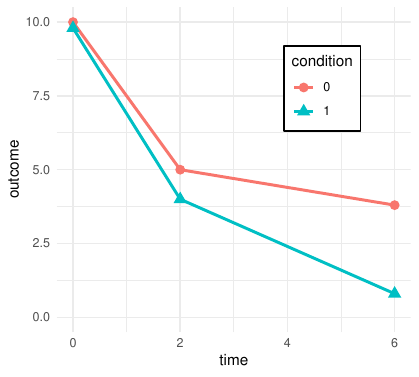

This chart was generated by the following R code:
################################################################################
## EXAMPLE GRAPH PRE, POST, FOLLOW-UP
################################################################################

library(ggplot2)

t <- c(0, 2, 6)
y <- c(10, 9.5, 5, 4, 3, 1)
cond <- 0:1

dat <- data.frame(t=rep(c(0,2,6), each=2), condition=as.factor(0:1), y=c(10, 9.8, 5, 4, 3.8, .8))

ex_plot <- ggplot(data=dat, aes(x=t, y=y, color=condition, shape=condition)) +
        geom_line(linewidth = 1) +
        geom_point(size=3) +
        ylim(c(0, 10)) +
        ylab("outcome") +
        xlab("time") +
        theme_minimal() +
        theme(legend.position=c(.75, .75),
              legend.background = element_rect(size=0.5, linetype="solid"))

ggsave("example_plot.pdf",ex_plot, units="in", scale=1)
